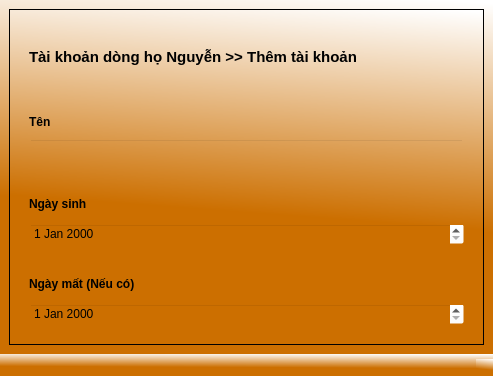
<?xml version="1.0" encoding="UTF-8"?>
<ui version="4.0">
 <class>MainWindow</class>
 <widget class="QMainWindow" name="MainWindow">
  <property name="geometry">
   <rect>
    <x>0</x>
    <y>0</y>
    <width>493</width>
    <height>376</height>
   </rect>
  </property>
  <property name="windowTitle">
   <string>MainWindow</string>
  </property>
  <property name="styleSheet">
   <string notr="true">background-color: qlineargradient(spread:pad, x1:0.811, y1:0.948864, x2:0.910448, y2:0, stop:0.323383 rgba(204, 111, 0, 255), stop:1 rgba(255, 255, 255, 255));</string>
  </property>
  <widget class="QWidget" name="centralwidget">
   <layout class="QVBoxLayout" name="verticalLayout_3">
    <item>
     <widget class="QFrame" name="frame_2">
      <property name="frameShape">
       <enum>QFrame::StyledPanel</enum>
      </property>
      <property name="frameShadow">
       <enum>QFrame::Raised</enum>
      </property>
      <layout class="QVBoxLayout" name="verticalLayout_8">
       <item>
        <widget class="QFrame" name="frame">
         <property name="styleSheet">
          <string notr="true">background-color: rgba(255, 255, 255,0);</string>
         </property>
         <property name="frameShape">
          <enum>QFrame::StyledPanel</enum>
         </property>
         <property name="frameShadow">
          <enum>QFrame::Raised</enum>
         </property>
         <layout class="QVBoxLayout" name="verticalLayout">
          <item>
           <widget class="QLabel" name="label">
            <property name="font">
             <font>
              <pointsize>11</pointsize>
              <weight>75</weight>
              <bold>true</bold>
             </font>
            </property>
            <property name="text">
             <string>Tài khoản dòng họ Nguyễn &gt;&gt; Thêm tài khoản</string>
            </property>
           </widget>
          </item>
         </layout>
        </widget>
       </item>
       <item>
        <widget class="QFrame" name="frame_3">
         <property name="styleSheet">
          <string notr="true">background-color: rgba(255, 255, 255,0);</string>
         </property>
         <property name="frameShape">
          <enum>QFrame::StyledPanel</enum>
         </property>
         <property name="frameShadow">
          <enum>QFrame::Raised</enum>
         </property>
         <layout class="QVBoxLayout" name="verticalLayout_2">
          <item>
           <widget class="QLabel" name="label_2">
            <property name="font">
             <font>
              <pointsize>9</pointsize>
              <weight>75</weight>
              <bold>true</bold>
             </font>
            </property>
            <property name="text">
             <string>Tên</string>
            </property>
           </widget>
          </item>
          <item>
           <widget class="QLineEdit" name="lineEdit">
            <property name="minimumSize">
             <size>
              <width>0</width>
              <height>25</height>
             </size>
            </property>
           </widget>
          </item>
         </layout>
        </widget>
       </item>
       <item>
        <widget class="QFrame" name="frame_7">
         <property name="styleSheet">
          <string notr="true">background-color: rgba(255, 255, 255,0);</string>
         </property>
         <property name="frameShape">
          <enum>QFrame::StyledPanel</enum>
         </property>
         <property name="frameShadow">
          <enum>QFrame::Raised</enum>
         </property>
         <layout class="QVBoxLayout" name="verticalLayout_6">
          <item>
           <widget class="QLabel" name="label_6">
            <property name="font">
             <font>
              <pointsize>9</pointsize>
              <weight>75</weight>
              <bold>true</bold>
             </font>
            </property>
            <property name="text">
             <string>Ngày sinh</string>
            </property>
           </widget>
          </item>
          <item>
           <widget class="QDateEdit" name="dateEdit"/>
          </item>
         </layout>
        </widget>
       </item>
       <item>
        <widget class="QFrame" name="frame_8">
         <property name="styleSheet">
          <string notr="true">background-color: rgba(255, 255, 255,0);</string>
         </property>
         <property name="frameShape">
          <enum>QFrame::StyledPanel</enum>
         </property>
         <property name="frameShadow">
          <enum>QFrame::Raised</enum>
         </property>
         <layout class="QVBoxLayout" name="verticalLayout_7">
          <item>
           <widget class="QLabel" name="label_7">
            <property name="font">
             <font>
              <pointsize>9</pointsize>
              <weight>75</weight>
              <bold>true</bold>
             </font>
            </property>
            <property name="text">
             <string>Ngày mất (Nếu có)</string>
            </property>
           </widget>
          </item>
          <item>
           <widget class="QDateEdit" name="dateEdit_2"/>
          </item>
         </layout>
        </widget>
       </item>
      </layout>
     </widget>
    </item>
   </layout>
  </widget>
  <widget class="QMenuBar" name="menubar">
   <property name="geometry">
    <rect>
     <x>0</x>
     <y>0</y>
     <width>493</width>
     <height>26</height>
    </rect>
   </property>
  </widget>
  <widget class="QStatusBar" name="statusbar"/>
 </widget>
 <resources/>
 <connections/>
</ui>
